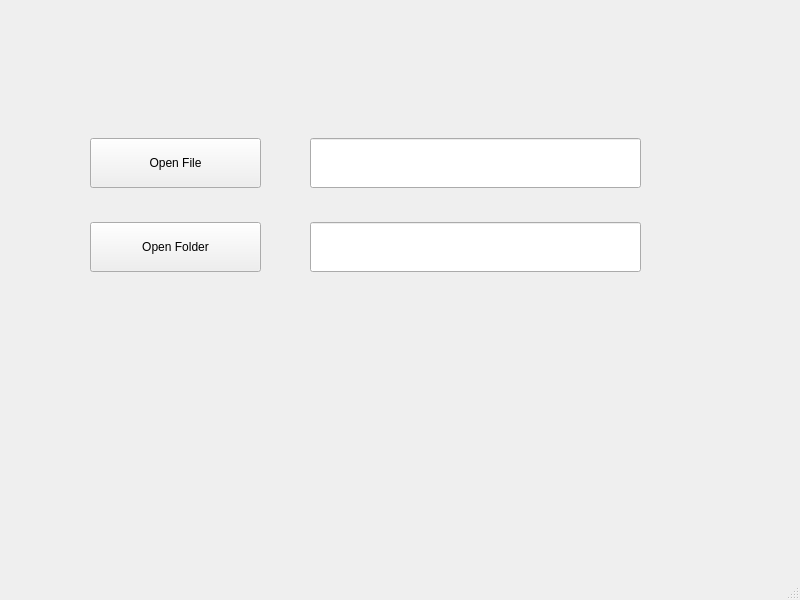
<?xml version="1.0" encoding="UTF-8"?>
<ui version="4.0">
 <class>MainWindow</class>
 <widget class="QMainWindow" name="MainWindow">
  <property name="geometry">
   <rect>
    <x>0</x>
    <y>0</y>
    <width>800</width>
    <height>600</height>
   </rect>
  </property>
  <property name="windowTitle">
   <string>MainWindow</string>
  </property>
  <property name="toolButtonStyle">
   <enum>Qt::ToolButtonIconOnly</enum>
  </property>
  <widget class="QWidget" name="centralwidget">
   <widget class="QWidget" name="verticalLayoutWidget">
    <property name="geometry">
     <rect>
      <x>90</x>
      <y>110</y>
      <width>171</width>
      <height>191</height>
     </rect>
    </property>
    <layout class="QVBoxLayout" name="verticalLayout">
     <item>
      <widget class="QPushButton" name="file_Button">
       <property name="enabled">
        <bool>true</bool>
       </property>
       <property name="minimumSize">
        <size>
         <width>0</width>
         <height>50</height>
        </size>
       </property>
       <property name="text">
        <string>Open File</string>
       </property>
      </widget>
     </item>
     <item>
      <widget class="QPushButton" name="folder_Button">
       <property name="minimumSize">
        <size>
         <width>0</width>
         <height>50</height>
        </size>
       </property>
       <property name="text">
        <string>Open Folder</string>
       </property>
      </widget>
     </item>
    </layout>
   </widget>
   <widget class="QWidget" name="verticalLayoutWidget_2">
    <property name="geometry">
     <rect>
      <x>310</x>
      <y>110</y>
      <width>331</width>
      <height>191</height>
     </rect>
    </property>
    <layout class="QVBoxLayout" name="verticalLayout_2">
     <item>
      <widget class="QLineEdit" name="file_lineEdit">
       <property name="minimumSize">
        <size>
         <width>0</width>
         <height>50</height>
        </size>
       </property>
      </widget>
     </item>
     <item>
      <widget class="QLineEdit" name="folder_lineEdit">
       <property name="minimumSize">
        <size>
         <width>0</width>
         <height>50</height>
        </size>
       </property>
      </widget>
     </item>
    </layout>
   </widget>
  </widget>
  <widget class="QMenuBar" name="menubar">
   <property name="geometry">
    <rect>
     <x>0</x>
     <y>0</y>
     <width>800</width>
     <height>21</height>
    </rect>
   </property>
  </widget>
  <widget class="QStatusBar" name="statusbar"/>
 </widget>
 <resources/>
 <connections/>
</ui>
